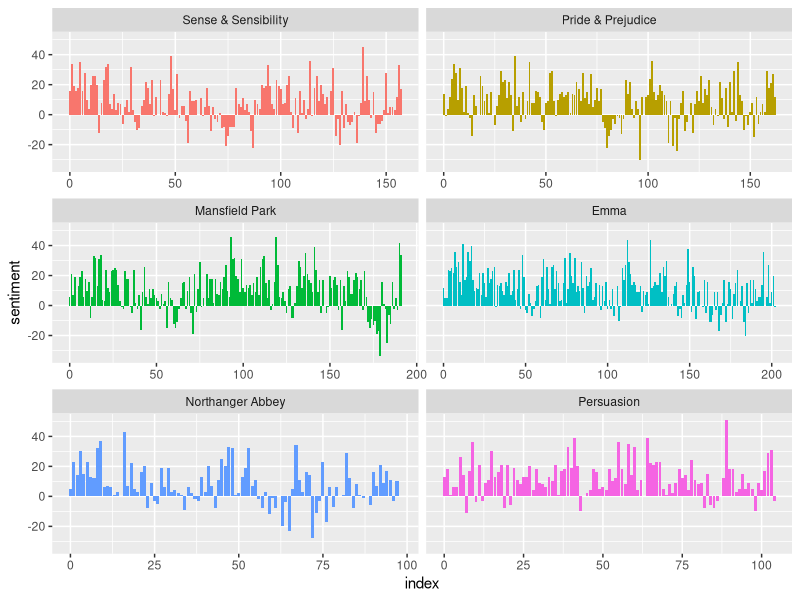

R code for this plot:
library(tidyr)
library(tidytext)
library(janeaustenr)
library(dplyr)
library(stringr)
library(ggplot2)

# load text of Jane Austen's books
tidy_books <- austen_books() %>% # Load library with several Jane Austen book which contains two columns 'name of book' and 'line'
  group_by(book) %>%
  mutate(
    linenumber = row_number(), # Create variable counting linenumber
    chapter = cumsum(str_detect(text, # Create variable detecting association to chapter
                                regex("^chapter [\\divxlc]",
                                      ignore_case = TRUE)))) %>%
  ungroup() %>%
  unnest_tokens(word, text) # Split column 'text' into tokens in column 'word', flattening the table into one-token-per-row


# load dictionary assign sentiment (positive/negative) to each word
get_sentiments("bing") # Get specific sentiment lexicons in a tidy format

# count most frequently occuring positive words
sentiments <- get_sentiments("bing") %>%
  filter(sentiment=="positive") # Filter for only positive sentiments

tidy_books %>%
  filter(book == "Emma") %>%
  inner_join(sentiments) %>% # select only 'positive' words from book 'Emma'
  count(word, sort = TRUE) # count occurrences of 'positive' words


# --------- dictionary method to assign sentiment to document

# document: 80-line section of text within a book
# assign sentiment score to each 80-line section by
# - counting number of positive words
# - counting number of negative words
# - take difference

jane_austen_sentiment <- tidy_books %>% # Take 'tidy_books' data which has each word individually
  inner_join(get_sentiments("bing")) %>% # include only words that are also part of dictionary "bing"
  count(book, index = linenumber %/% 80, sentiment) %>% # Counts for each book, each 80-line paragraph and both sentiments the number of words associated to each sentiment
  pivot_wider(names_from = sentiment, values_from = n, values_fill = 0) %>% #transforms table so each row is a 80-line paragraph within a book
  mutate(sentiment = positive - negative) # calculates sentiment index

# plot sentiment scores across plot trajectories
ggplot(jane_austen_sentiment, aes(index, sentiment, fill = book)) +
  geom_col(show.legend = FALSE) +
  facet_wrap(~book, ncol = 2, scales = "free_x")
# Plots development of overall sentiment for each 80-line paragraph for each book
